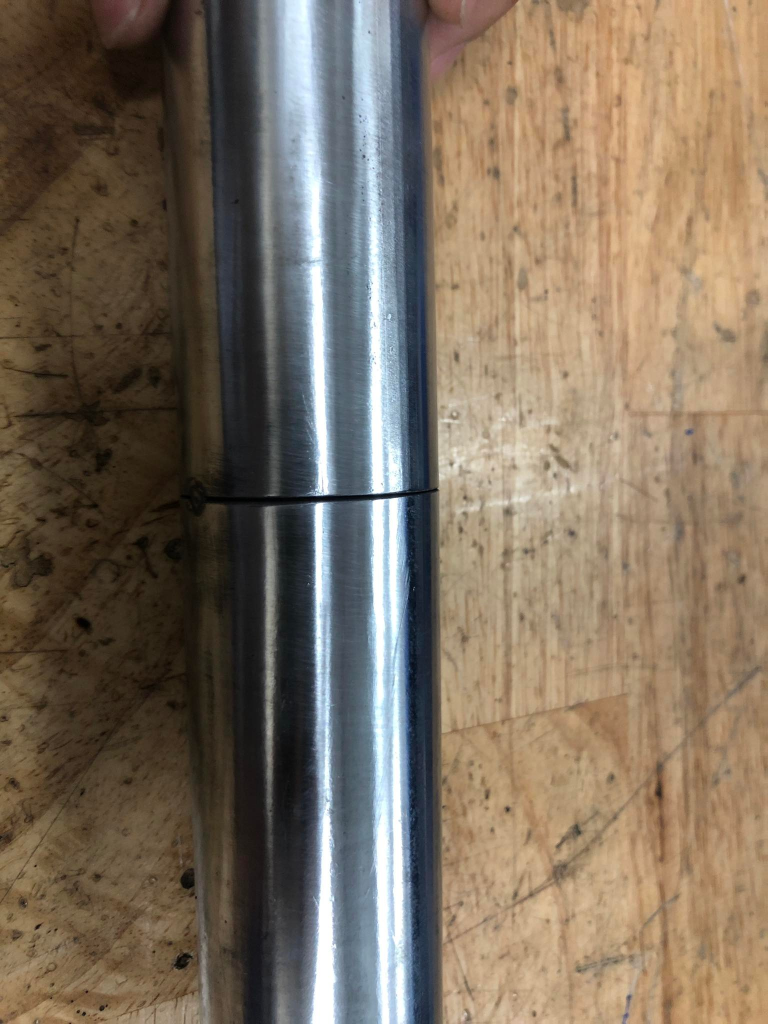
#> input picture processingImage/Image2.jpg, 1536 x 2048 px, found by its file name (shown at 1/2 size)
$ python pictureCanny.py
#> lines starting #> are read from the running program, lines starting #| are printed output that depends on the picture; after the words box and inside, x2 and y2 are one past the last pixel; in counts of white or black regions, pixels touching at a corner belong together
import cv2 as cv
import numpy as np

sizeH = 600
SizeW = 600


img = cv.imread('processingImage\Image2.jpg', cv.IMREAD_COLOR)
#> img is the input picture: shape (2048, 1536, 3); mean B, G, R 94.8, 111.6, 126.2
img = cv.resize(img, dsize = (sizeH,SizeW))
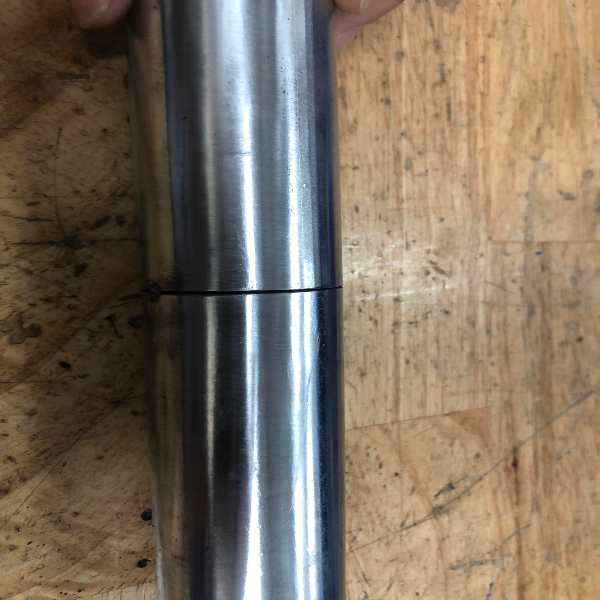
#> img: shape (600, 600, 3); mean B, G, R 94.7, 111.5, 126
img = img[280:320,:]
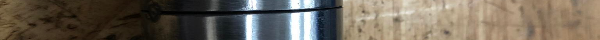
#> img: shape (40, 600, 3); mean B, G, R 89, 102, 111.3
# img = cv.GaussianBlur(img,(3,3),0)
gray = cv.cvtColor(img, cv.COLOR_BGR2GRAY)
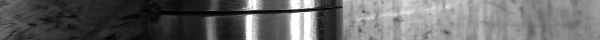
#> gray: shape (40, 600); min 0, max 255, mean 103.3

canny = cv.Canny(gray,300,350)
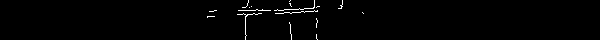
#> canny: shape (40, 600); 1.1% white in thin lines or dots, all inside (x1, y1, x2, y2) = (207, 0, 364, 40)

lines = cv.HoughLinesP(canny, 1, np.pi/180, 3, minLineLength=15, maxLineGap=3)
#> lines = [[238, 10, 268, 10], [237, 14, 257, 14], [290, 13, 317, 11]]
for line in lines:
    x1,y1,x2,y2 = line[0]
    cv.line(img,(x1,y1),(x2,y2),(0,255,0),1)
    print(line)
#> this loop made 3 passes
#| [[238  10 268  10]]
#| [[237  14 257  14]]
#| [[290  13 317  11]]
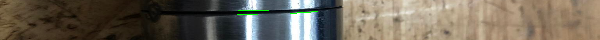
#> img: shape (40, 600, 3); 0.33% of pixels changed, all inside (x1, y1, x2, y2) = (237, 10, 318, 15)


cv.line(img,(300,0),(300,60),(255,0,0),1)
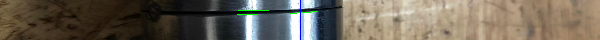
#> img: shape (40, 600, 3); 0.17% of pixels changed, all inside (x1, y1, x2, y2) = (300, 0, 301, 40)
cv.imshow('Hinh Canny', canny)
cv.imshow('Onghan', img)
cv.waitKey(0)
cv.destroyAllWindows()

$ run again, with processingImage/Image1.jpg copied over processingImage/Image2.jpg
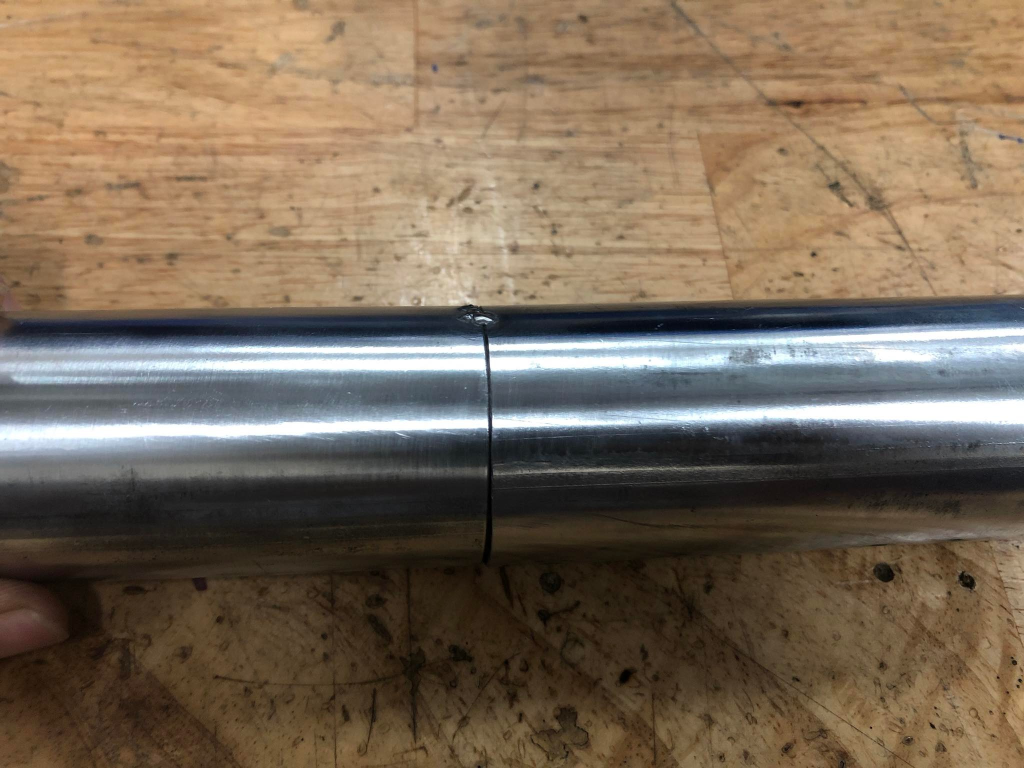
#> input picture processingImage/Image1.jpg, 2048 x 1536 px, found by its file name (shown at 1/2 size)
#> img is the input picture: shape (1536, 2048, 3); mean B, G, R 87.5, 105.9, 122.5
#> `canny = cv.Canny(gray,300,350)`:
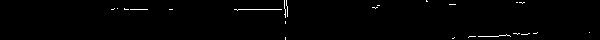
#> canny: shape (40, 600); 0.9% white in thin lines or dots, all inside (x1, y1, x2, y2) = (111, 0, 590, 40)
#> lines = [[124, 9, 147, 9], [517, 34, 536, 33], [491, 36, 506, 34], [243, 9, 267, 9]]
#> the loop `for line in lines:` made 4 passes
#> (printed output is left out)
#> `cv.line(img,(300,0),(300,60),(255,0,0),1)`:
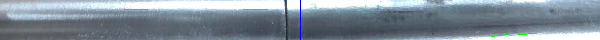
#> img: shape (40, 600, 3); mean B, G, R 152.2, 142.1, 128.6
